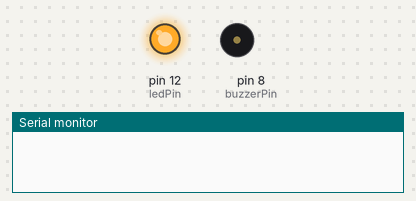
Recording of a sketch running on a simulated Arduino Uno, built with avr-gcc and run on an emulated ATmega328P. Shown: output pins drawn as LEDs (lit = HIGH), buzzer (waves = sounding), the last lines printed to the serial monitor.

Above: at 0.1 s.
At 1.1 s:
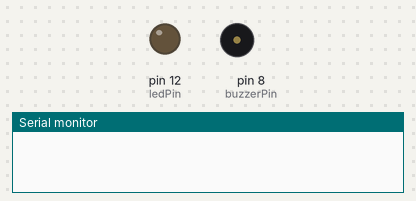
At 68.1 s:
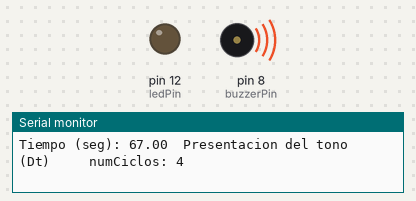
Timing chart, 0 to 128.6 s (numbered marks = the images above):
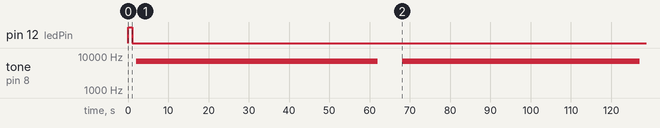

Measured:
- by itself, tone on pin 8 (buzzerPin): alternates 7000 Hz for 59.6 s and silent for 6.0 s

The sketch:

Exp3.ino
```cpp
/*
Título:
Autora proyecto: Isiris Guzmán
Autores del proyecto: Isiris Guzmán, Alejandro León y Varsovia Hernández
Fecha: 19/12/2022
numCiclos = número de veces que se repite un ciclo
Ds = tiempo de la sesión en minutos
Ti = tiempo de inicio
Dt = duración del tono
IEt = Intervalo entre tonos
Dluz = duración de la luz
Hz = Frecuencia del buzzer
*/

//======================================================================
//                         DATOS MODIFICABLES
//======================================================================
int numCiclos = 5;
//Ojo: para tiempos con punto decimal, ejemplo: 0.5 min = 30 segundos
float Ds = 2.3;          // minutos
unsigned long Ti = 1;    // segundos
unsigned long Dt = 60;    // segundos
unsigned long IEt = 5;   // segundos
unsigned long Dluz = 1;  // segundos
int Hz = 7000;           // ejemplo: 1000 = 1KHz. Verificar si físicamente da la frecuencia

// Pines
#define buzzerPin 8
#define ledPin 12

//======================================================================
//                      DATOS NO MODIFICABLES
//======================================================================

// Tiempo anterior al actual
unsigned long tiempoAnterior = 0;
unsigned long cicloAnterior = 0;

// Estado del buzzer
bool buzzEstado = LOW;  //Activación del buzzer
bool ledEstado = LOW;

// Banderas
bool flag1 = true;

//======================================================================
//                            FUNCIONES
//======================================================================
const unsigned long ConvertMilli(unsigned long sec) {
  return sec * 1000;
}

unsigned long ConvertMinToSec(float Ds) {
  return Ds * 60;
}

//======================================================================
//                              CÓDIGO
//======================================================================
void setup() {
  //Inicialización del puerto serial
  Serial.begin(9600);
  while (!Serial);

  pinMode(buzzerPin, OUTPUT);
  pinMode(ledPin, OUTPUT);

  digitalWrite(buzzerPin, buzzEstado);  //Cambio del estado del buzzer

  // Conversiones
  Ds = ConvertMilli(ConvertMinToSec(Ds));
  Dt = ConvertMilli(Dt);
  Ti = ConvertMilli(Ti);
  IEt = ConvertMilli(IEt);
  Dluz = ConvertMilli(Dluz);

  // Señal de inicio de sesión
  digitalWrite(ledPin, !digitalRead(ledPin));
  delay(Dluz);
  digitalWrite(ledPin, LOW);
}

void loop() {
  unsigned long tiempoActual = millis() - Dluz;
  unsigned long tiempo = tiempoActual - tiempoAnterior;
  // Inicio de la sesión
  if ((unsigned long)tiempoActual <= Ds) {
    // Primer intervalo de tiempos, sólo se presenta al inicio de la sesión
    if (tiempoActual <= Ti) {
      delayMicroseconds(Ti);
    } else {
      Serial.print("Tiempo (seg): ");            //PRUEBA
      Serial.print(float(tiempoActual / 1000));  //PRUEBA
      unsigned long cicloActual = millis() - Dluz - Ti;
      unsigned long ciclo = cicloActual - cicloAnterior;
      // Inicio de ciclos
      if (numCiclos > 0) {

        // Serial.print("cicloActual: "); //PRUEBA
        // Serial.print(cicloActual); //PRUEBA
        // Serial.print(" ");
        // Serial.print(ciclo);

        if (flag1 == false)
          noTone(buzzerPin);

        // Presentación de Tono
        if (ciclo <= Dt && flag1 == true) {
          Serial.print("\tPresentacion del tono (Dt)\t");
          tone(buzzerPin, Hz);                  // Activación del buzzer
          buzzEstado = HIGH;                    //PRUEBA
          // digitalWrite(buzzerPin, buzzEstado);  //PRUEBA
        }

        // Intervalo entre tonos
        if (ciclo > Dt && ciclo < Dt + IEt) {
          noTone(buzzerPin);
          buzzEstado = LOW;                     //PRUEBA
          // digitalWrite(buzzerPin, buzzEstado);  //PRUEBA
        }
        // Reset de intervalo
        if (ciclo >= Dt + IEt && numCiclos != 0) {  // ciclo <= 3000
          //tone(buzzerPin, Hz);                      // Activación del buzzer
          cicloAnterior = cicloActual;
          //digitalWrite(buzzerPin, !digitalRead(buzzerPin));  //PRUEBA
          Serial.print("\tPresentacion del tono (Dt)\t");

          numCiclos -= 1;
        }
        if (numCiclos == 0) {
          Serial.print("NO TONO");
          noTone(buzzerPin);
        }
      }
      Serial.print("\t numCiclos: ");  //PRUEBA
      Serial.println(numCiclos);       //PRUEBA
      delay(1000);                     //PRUEBA
    }
  } else if (tiempoActual < 4294960000) {
    // Señal de fin de sesión
    noTone(buzzerPin);  // Asegurar que buzzer se apague.
    Serial.println("Fin \n");
    digitalWrite(ledPin, !digitalRead(ledPin));
    delay(Dluz);
    digitalWrite(ledPin, !digitalRead(ledPin));
    digitalWrite(buzzerPin, LOW);

    while (1) {
      // >>>>>>>>>>>>>> FIN  de  la sesión <<<<<<<<<<<<<<<<<
    }
  }
}  //  >>>>>>>>>>>>>> FIN  de  loop( ) <<<<<<<<<<<<<<<<<
```
